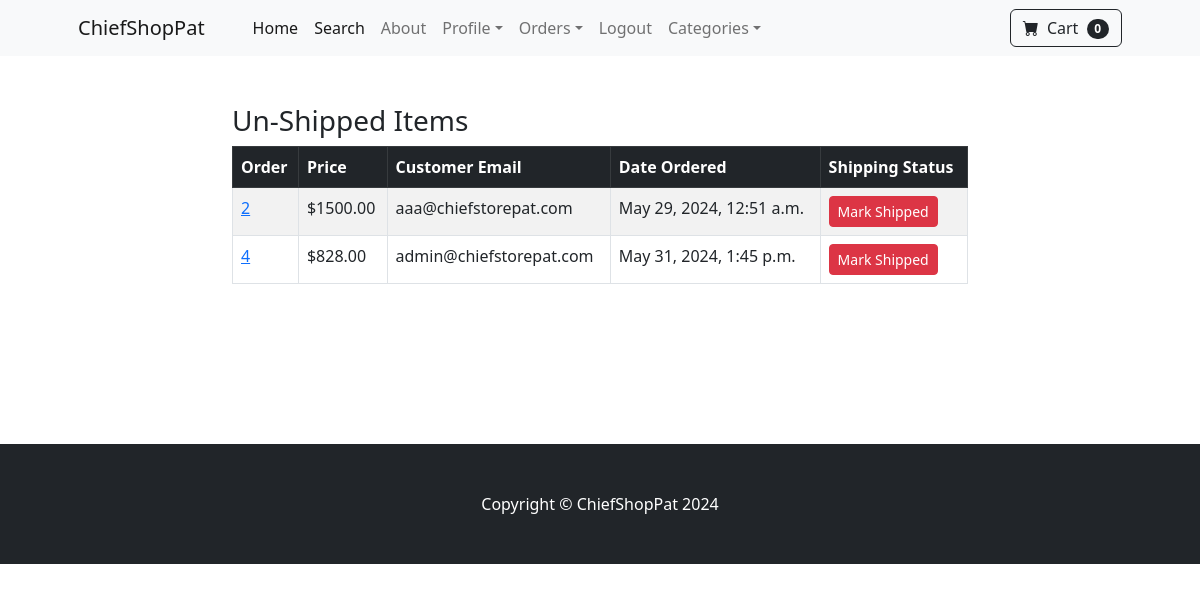
Page /payment/not_shipped_dash (signed in) on the committed database.
### payment/models.py (models this page shows, shortened)
class Order(models.Model):
	user = models.ForeignKey(User, on_delete=models.CASCADE, null=True, blank=True)
	full_name = models.CharField(max_length=250)
	email = models.EmailField(max_length=250)
	shipping_address = models.TextField(max_length=15000)
	amount_paid = models.DecimalField(max_digits=7, decimal_places=2)
	date_ordered = models.DateTimeField(auto_now_add=True)
	shipped = models.BooleanField(default=False)
	date_shipped = models.DateTimeField(blank=True, null=True)

### payment/views.py (the view, shortened to what this page needs)
# urls.py: path('not_shipped_dash', views.not_shipped_dash, name='not_shipped_dash'),
def not_shipped_dash(request):
    if request.user.is_authenticated and request.user.is_superuser:
        orders = Order.objects.filter(shipped=False)
        return render(request, "payment/not_shipped_dash.html", {"orders":orders})
    else:
        messages.success(request, "Access Denied")
        return redirect('home')

### cart/cart.py (called while the page is built)
    def __len__(self):
        return len(self.cart)

### cart/context_processors.py (called while the page is built)
def cart(request):
    return {'cart': Cart(request)}

### payment/templates/payment/not_shipped_dash.html (shortened to what this page needs)
{% extends 'base.html' %} {% block content %}
<div class="container my-5">
    <div class="row justify-content-center">
        <div class="col-8">
            <h3>Un-Shipped Items</h3>
            <table class="table table-striped table-hover table-bordered">
                <thead class="table-dark">
                    <tr>
                        <th scope="col">Order</th>
                        <th scope="col">Price</th>
                        <th scope="col">Customer Email</th>
                        <th scope="col">Date Ordered</th>
                        <th scope="col">Shipping Status</th>
                    </tr>
                </thead>
                <tbody>
                    {% for item in orders %}
                    <tr>
                        <td>
                            <a href="{% url 'orders' item.id %}">{{ item.id }}</a>
                        </td>
                        <td>${{ item.amount_paid }}</td>
                        <td>{{ item.email }}</td>
                        <td>{{ item.date_ordered }}</td>
                        <td>
                            <form method="POST">
                                <button
                                    type="Submit"
                                    class="btn btn-danger btn-sm">
                                    Mark Shipped
                                </button>
                            </form>
                        </td>
                    </tr>
                    {% endfor %}
                </tbody>
            </table>
            <br /><br />
            <br /><br />
        </div>
    </div>
</div>
{% endblock %}

### rows in the picture
Order: id "2", amount_paid "1500.00", email "aaa@chiefstorepat.com", date_ordered "May 29, 2024, 12:51 a.m."
Order: id "4", amount_paid "828.00", email "admin@chiefstorepat.com", date_ordered "May 31, 2024, 1:45 p.m."

### other values in the picture
{{ cart|length }} "0"
